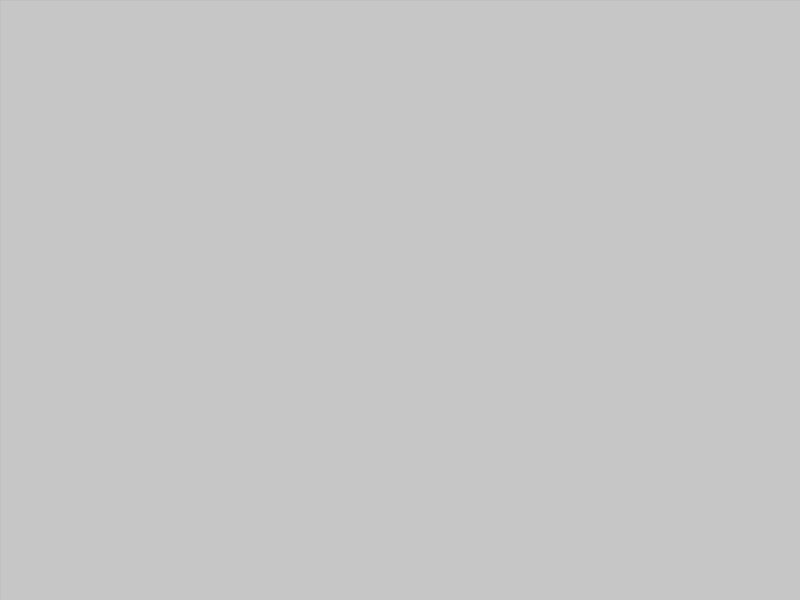
Frame 1 (no input)
Frame 60 (the mouse pressed at the canvas centre just before this capture): blank canvas, image omitted
Frame 120 (the mouse held since frame 60 and released just before this capture): blank canvas, image omitted

The Processing sketch that drew this single still picture (run headless with seeded random() and noise(); from frame 60 on, the mouse is pressed at the canvas centre):

// Processing sketch: processing_70691
// ── processing_70691.pde

//Marlo S, User Input, CP1 mods 14-15//
void setup()
{
  size(800, 600);
}
void draw()
{
  stroke(125, 125, 125, 10);
  fill(125, 125, 125, 10);
  rect(0, 0, 800, 600);
  stroke(125, 125, 125, 10);
  fill(125, 125, 125, 10);
  rect(0, 0, 800, 600);
  noFill();
  strokeWeight(3);
  {
    if (key=='1')
    {
      stroke(255, 0, 0);
      ellipse(pmouseX, pmouseY, 25, 25);
      ellipse(800-pmouseX, pmouseY, 25, 25);
      ellipse(800-pmouseX, 600-pmouseY, 25, 25);
      ellipse(pmouseX, 600-pmouseY, 25, 25);
    }
  }
  if (key=='2')
  {
    stroke(255, 95, 0);
    ellipse(pmouseX, pmouseY, 25, 25);
    ellipse(800-pmouseX, pmouseY, 25, 25);
    ellipse(800-pmouseX, 600-pmouseY, 25, 25);
    ellipse(pmouseX, 600-pmouseY, 25, 25);
  }
  if (key=='3')
  {
    stroke(255, 245, 0);
    ellipse(pmouseX, pmouseY, 25, 25);
    ellipse(800-pmouseX, pmouseY, 25, 25);
    ellipse(800-pmouseX, 600-pmouseY, 25, 25);
    ellipse(pmouseX, 600-pmouseY, 25, 25);
  }
  if (key=='4')
  {
    stroke(0, 255, 0);
    ellipse(pmouseX, pmouseY, 25, 25);
    ellipse(800-pmouseX, pmouseY, 25, 25);
    ellipse(800-pmouseX, 600-pmouseY, 25, 25);
    ellipse(pmouseX, 600-pmouseY, 25, 25);
  }
  if (key=='5')
  {
    stroke(0, 0, 255);
    ellipse(pmouseX, pmouseY, 25, 25);
    ellipse(800-pmouseX, pmouseY, 25, 25);
    ellipse(800-pmouseX, 600-pmouseY, 25, 25);
    ellipse(pmouseX, 600-pmouseY, 25, 25);
  }
  if (key=='6')
  {
    stroke(80, 0, 255);
    ellipse(pmouseX, pmouseY, 25, 25);
    ellipse(800-pmouseX, pmouseY, 25, 25);
    ellipse(800-pmouseX, 600-pmouseY, 25, 25);
    ellipse(pmouseX, 600-pmouseY, 25, 25);
  }
  if (key=='7')
  {
    stroke(195, 0, 255);
    ellipse(pmouseX, pmouseY, 25, 25);
    ellipse(800-pmouseX, pmouseY, 25, 25);
    ellipse(800-pmouseX, 600-pmouseY, 25, 25);
    ellipse(pmouseX, 600-pmouseY, 25, 25);
  }
  if (key=='8')
  {
    stroke(0);
    ellipse(pmouseX, pmouseY, 25, 25);
    ellipse(800-pmouseX, pmouseY, 25, 25);
    ellipse(800-pmouseX, 600-pmouseY, 25, 25);
    ellipse(pmouseX, 600-pmouseY, 25, 25);
  }
  if (key=='9')
  {
    stroke(255);
    ellipse(pmouseX, pmouseY, 25, 25);
    ellipse(800-pmouseX, pmouseY, 25, 25);
    ellipse(800-pmouseX, 600-pmouseY, 25, 25);
    ellipse(pmouseX, 600-pmouseY, 25, 25);
  }
  if (key=='Z' || key=='z')
  {
    stroke(255,0,0);
    rect(pmouseX, pmouseY, 25, 25);
    rect(800-pmouseX, pmouseY, 25, 25);
    rect(800-pmouseX, 600-pmouseY, 25, 25);
    rect(pmouseX, 600-pmouseY, 25, 25);
  }
   if (key=='X' || key=='x')
  {
    stroke(255, 95, 0);
    rect(pmouseX, pmouseY, 25, 25);
    rect(800-pmouseX, pmouseY, 25, 25);
    rect(800-pmouseX, 600-pmouseY, 25, 25);
    rect(pmouseX, 600-pmouseY, 25, 25);
  }
   if (key=='C' || key=='c')
  {
    stroke(255, 245, 0);
    rect(pmouseX, pmouseY, 25, 25);
    rect(800-pmouseX, pmouseY, 25, 25);
    rect(800-pmouseX, 600-pmouseY, 25, 25);
    rect(pmouseX, 600-pmouseY, 25, 25);
  }
   if (key=='V' || key=='v')
  {
    stroke(0, 255, 0);
    rect(pmouseX, pmouseY, 25, 25);
    rect(800-pmouseX, pmouseY, 25, 25);
    rect(800-pmouseX, 600-pmouseY, 25, 25);
    rect(pmouseX, 600-pmouseY, 25, 25);
  }
   if (key=='B' || key=='b')
  {
    stroke(0, 0, 255);
    rect(pmouseX, pmouseY, 25, 25);
    rect(800-pmouseX, pmouseY, 25, 25);
    rect(800-pmouseX, 600-pmouseY, 25, 25);
    rect(pmouseX, 600-pmouseY, 25, 25);
  }
   if (key=='N' || key=='n')
  {
    stroke(80, 0, 255);
    rect(pmouseX, pmouseY, 25, 25);
    rect(800-pmouseX, pmouseY, 25, 25);
    rect(800-pmouseX, 600-pmouseY, 25, 25);
    rect(pmouseX, 600-pmouseY, 25, 25);
  }
   if (key=='M' || key=='m')
  {
    stroke(195, 0, 255);
    rect(pmouseX, pmouseY, 25, 25);
    rect(800-pmouseX, pmouseY, 25, 25);
    rect(800-pmouseX, 600-pmouseY, 25, 25);
    rect(pmouseX, 600-pmouseY, 25, 25);
  }
   if (key==',')
  {
    stroke(0);
    rect(pmouseX, pmouseY, 25, 25);
    rect(800-pmouseX, pmouseY, 25, 25);
    rect(800-pmouseX, 600-pmouseY, 25, 25);
    rect(pmouseX, 600-pmouseY, 25, 25);
  }
   if (key=='.')
  {
    stroke(255);
    rect(pmouseX, pmouseY, 25, 25);
    rect(800-pmouseX, pmouseY, 25, 25);
    rect(800-pmouseX, 600-pmouseY, 25, 25);
    rect(pmouseX, 600-pmouseY, 25, 25);
  }
  if (key=='A' || key=='a')
  {
    stroke(255, 0, 0);
    strokeWeight(10);
    line(pmouseX, pmouseY, mouseX, mouseY);
  }

  if (key=='S' || key=='s')
  {
    stroke(255, 95, 0);
    strokeWeight(10);
    line(pmouseX, pmouseY, mouseX, mouseY);
  }
  if (key=='D' || key=='d')
  {
    stroke(255, 245, 0);
    strokeWeight(10);
    line(pmouseX, pmouseY, mouseX, mouseY);
  }
  if (key=='F' || key=='f')
  {
    stroke(0, 255, 0);
    strokeWeight(10);
    line(pmouseX, pmouseY, mouseX, mouseY);
  }
  if (key=='G' || key=='g')
  {
    stroke(0, 0, 255);
    strokeWeight(10);
    line(pmouseX, pmouseY, mouseX, mouseY);
  }
  if (key=='H' || key=='h')
  {
    stroke(80, 0, 255);
    strokeWeight(10);
    line(pmouseX, pmouseY, mouseX, mouseY);
  }
  if (key=='J' || key=='j')
  {
    stroke(195, 0, 255);
    strokeWeight(10);
    line(pmouseX, pmouseY, mouseX, mouseY);
  }
  if (key=='K' || key=='k')
  {
    stroke(0);
    strokeWeight(10);
    line(pmouseX, pmouseY, mouseX, mouseY);
  }
  if (key=='L' || key=='l')
  {
    stroke(255);
    strokeWeight(10);
    line(pmouseX, pmouseY, mouseX, mouseY);
  }
  if (key=='R'|| key=='r')
  {
    stroke(125);
    strokeWeight(1);
    fill(125);
    rect(0, 0, 800, 600);
    stroke(125, 125, 125, 10);
    fill(125, 125, 125, 10);
    rect(0, 0, 800, 600);
  }
}
/**
Want to draw ellipses?<br>
Press:<br>
1-RED<br>
2-ORANGE<br>
3-YELLOW<br>
4-GREEN<br>
5-BLUE<br>
6-INDIGO<br>
7-PURPLE<br>
8-BLACK<br>
9-WHITE<p>
Want to draw squares?<br>
Z-RED<br>
X-ORANGE<br>
C-YELLOW<br>
V-GREEN<br>
B-BLUE<br>
N-INDIGO<br>
M-PURPLE<br>
,-BLACK<br>
.-WHITE<p>
Want to draw a line?<br>
Press:<br>
A-RED<br>
S-ORANGE<br>
D-YELLOW<br>
F-GREEN<br>
G-BLUE<br>
H-INDIGO<br>
J-PURPLE<br>
K-BLACK<br>
L-WHITE<p>
Press R to reset.<br>
Press any key not listed to stop drawing.<br>
Note: The controls aren't case sensitive.
*/
